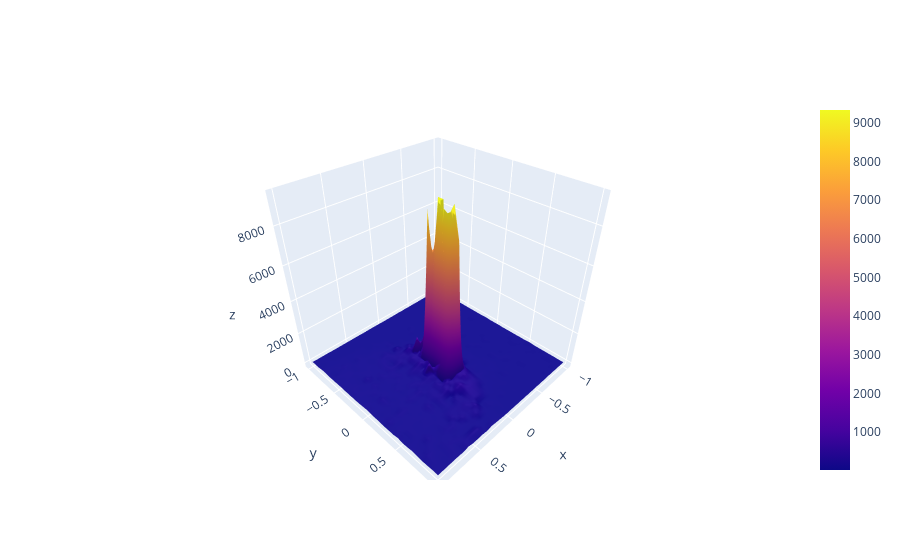

Write notebook code for a chart like this one.
### Code cell
import pandas as pd
from reward_surfaces import plotting
import matplotlib.pyplot as plt
import numpy as np
import matplotlib.cm as cm
import plotly.graph_objects as go
import pickle

# plotting.plot_plane()
data = pd.read_csv(runs / run_id / "surface" / "results.csv")
data = data.sort_values(["dim0", "dim1"])
# data
print(data.columns)
x, y, z = data["dim0"], data["dim1"], data["episode_rewards"]
n = np.floor(np.sqrt(len(x))).astype(int)
# print(x.sort_values())
X = np.reshape(x[: n**2], (n, n))
Y = np.reshape(y[: n**2], (n, n))
Z = np.reshape(z[: n**2], (n, n))
print(np.max(Z))
# print(X.shape)
# print(np.sin(np.meshgrid(x, y)).shape)
# X = pickle.load(open("/home/mattis/git/sem5/reward_landscapes/test_X.pkl", "rb"))
# Y = pickle.load(open("/home/mattis/git/sem5/reward_landscapes/test_Y.pkl", "rb"))
# Z = pickle.load(open("/home/mattis/git/sem5/reward_landscapes/test_Z.pkl", "rb"))
# print(Z)
fig = go.Figure(data=[go.Surface(x=X, y=Y, z=Z)])
fig.show()
# fig.show(figsize=(4,4))
# print(Z)

fig, ax = plt.subplots(subplot_kw={"projection": "3d"})
ax.plot_surface(X, Y, Z, rstride=1, cstride=1, cmap=cm.coolwarm)

### Figure 1 — Plotly figure (JSON) as saved in the notebook; plotly's stock layout.template omitted (floating-point values rounded to 4 significant figures; data arrays with more than 128 entries replaced by an {"elided": "..."} marker saying what was removed)
{"data": [{"type": "surface", "x": {"elided": "31x31 float values"}, "y": {"elided": "31x31 float values"}, "z": {"elided": "31x31 float values"}}], "layout": {}}
